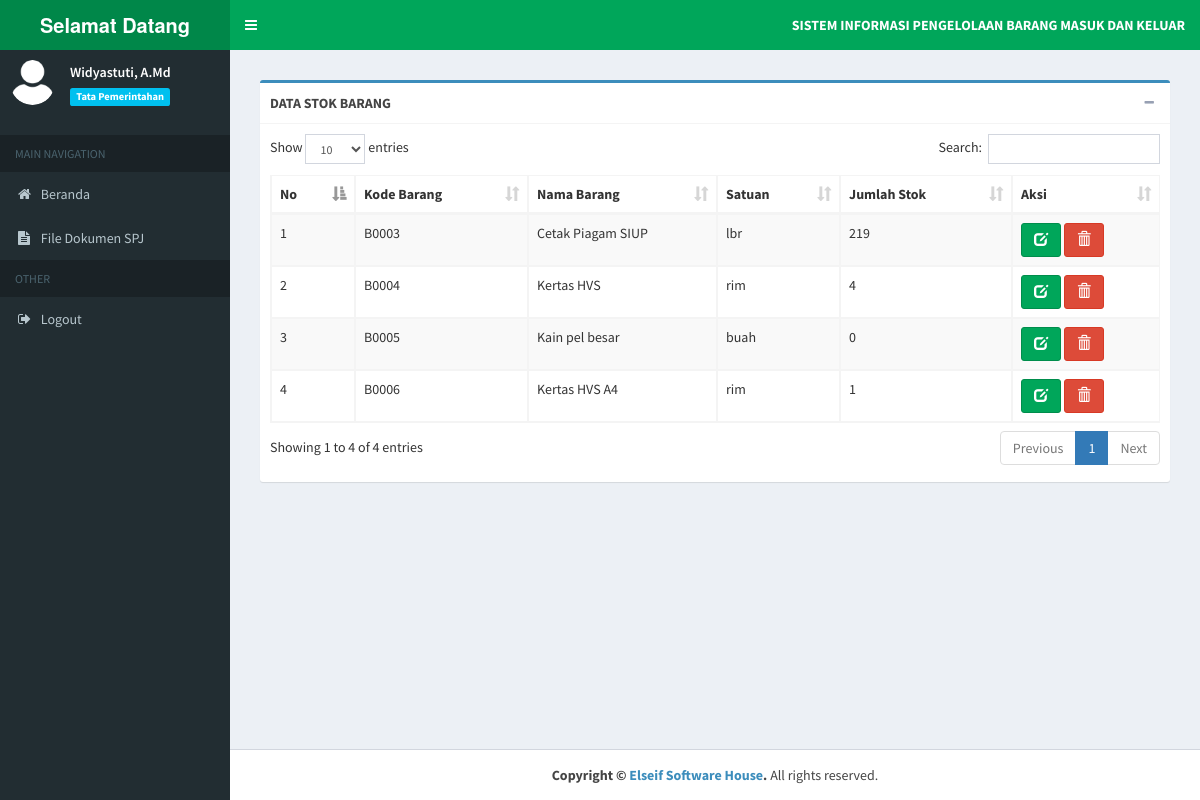
Page /index.php?page=stokbarang_tampil (signed in) on the committed database.
### tables this page shows
CREATE TABLE `stok_barang` (
  `kd_brng` varchar(10) NOT NULL,
  `nma_brng` varchar(60) NOT NULL,
  `satuan` varchar(10) NOT NULL,
  `jumlah_stok` int(11) NOT NULL
);

### admin/stokbarang/stokbarang_tampil.php (the view, shortened to what this page needs)
<section class="content">
	<div class="box box-primary">
		<div class="box-header with-border">
		<b>DATA STOK BARANG</b>
			<div class="box-tools pull-right">
				<button type="button" class="btn btn-box-tool" data-widget="collapse">
					<i class="fa fa-minus"></i>
				</button>
			</div>
		</div>
		<div class="box-body">
			<div class="table-responsive">
				<table id="example1" class="table table-bordered table-striped">
					<thead>
						<tr>
							<th>No</th>
							<th>Kode Barang</th>
							<th>Nama Barang</th>
							<th>Satuan</th>
							<th>Jumlah Stok</th>
							<th>Aksi</th>
						</tr>
					</thead>
					<tbody>
				  <?php
                  $no = 1;
                  $sql = $koneksi->query("SELECT * FROM stok_barang");
                  while ($data= $sql->fetch_assoc()) {
                  ?>
						<tr>
							<td>
								<?php echo $no++; ?>
							</td>
							<td>
								<?php echo $data['kd_brng']; ?>
							</td>
							<td>
								<?php echo $data['nma_brng']; ?>
							</td>
							<td>
								<?php echo $data['satuan']; ?>
							</td>
							<td>
								<?php echo $data['jumlah_stok']; ?>
							</td>
							<td>
								<a href="?page=stokbarang_ubah&kd_brng=<?php echo $data['kd_brng']; ?>" title="Ubah"
								 class="btn btn-success">
									<i class="glyphicon glyphicon-edit"></i>
								</a>
								<a href="?page=stokbarang_tampil&kd_brng=<?php echo $data['kd_brng']; ?>" onclick="return confirm('Yakin Hapus Data Ini ?')"
								 title="Hapus" class="btn btn-danger">
									<i class="glyphicon glyphicon-trash"></i></a>
							</td>
						</tr>
						<?php
                  }
                ?>
					</tbody>
				</table>
			</div>
		</div>
	</div>
</section>

### rows in the picture
stok_barang: kd_brng "B0003", nma_brng "Cetak Piagam SIUP", satuan "lbr", jumlah_stok "219"
stok_barang: kd_brng "B0004", nma_brng "Kertas HVS", satuan "rim", jumlah_stok "4"
stok_barang: kd_brng "B0005", nma_brng "Kain pel besar", satuan "buah", jumlah_stok "0"
stok_barang: kd_brng "B0006", nma_brng "Kertas HVS A4", satuan "rim", jumlah_stok "1"

### other values in the picture
$data_nama "Widyastuti, A.Md"
$data_unit "Tata Pemerintahan"
